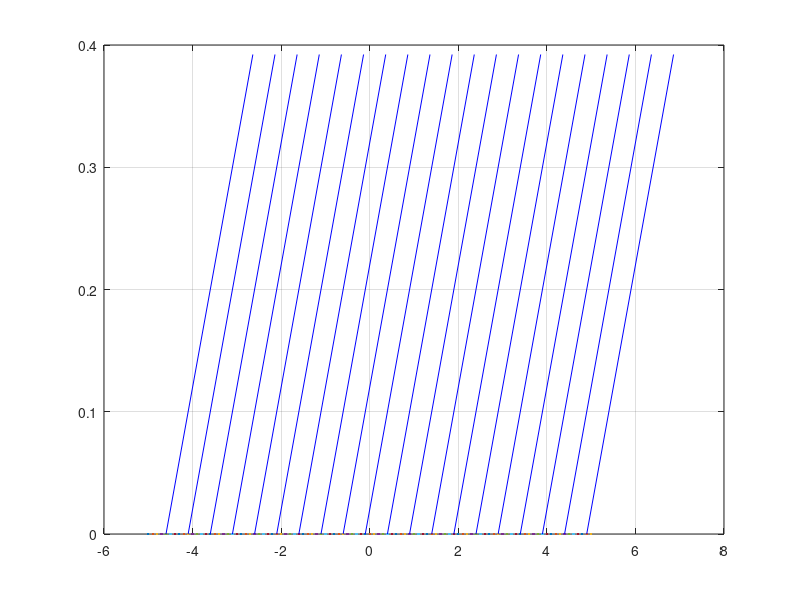
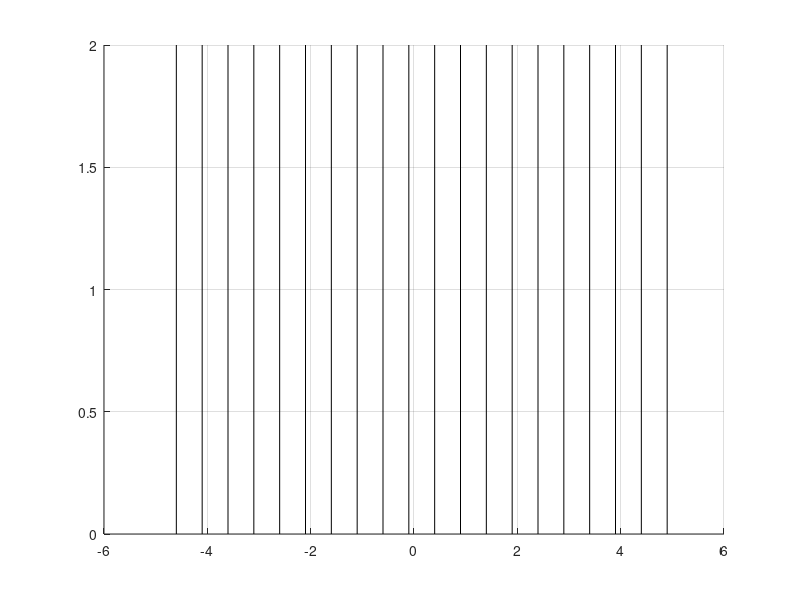

The MATLAB script that drew these images, in order:
clc;
clear all;
close all;
u=input('Enter co-eficient of polynomial = ');
%u=[0.5 0 0]
a=polyder(u);
NX=100;
x=-5:10/NX:5;
slopa(NX+1)=0;
slopu(NX+1)=0;
y(NX+1)=0;
for i=1:NX+1;
    if x(i)<-2
        y(i)=1;
    end
    if x(i)>=-2 && x(i)<1
        y(i)=0;
    end
    if x(i)>1
        y(i)=-1;
    end
    if(mod(i,NX/20)==0)
        for j=1:length(a)
            slopa(i)=slopa(i)+a(j)*y(i)^(length(u)-j);
        end
        for j=1:length(u)
            slopu(i)=slopu(i)+u(j)*y(i)^(length(u)-j);
        end
    end
end
u=y;
figure('Name','slope of u');
plot(x,0);
grid on;
for i=1:NX+1
    if(mod(i,NX/20)==0)
        utheta=atan(slopu(i));
        if utheta<0
            line([x(i) x(i)-2*cos(utheta+pi/2)],[0 2*sin(utheta+pi/2)],'Color','g');
        elseif utheta==0
            line([x(i) x(i)-2*cos(utheta+pi/2)],[0 2*sin(utheta+pi/2)],'Color','k');
        else
            line([x(i) x(i)-2*cos(utheta+pi/2)],[0 2*sin(utheta+pi/2)],'Color','b');
        end
    end
end

figure('Name','slope of a');
grid on;
for i=1:NX+1
    if(mod(i,NX/20)==0)
        atheta=atan(slopa(i));
        if atheta<0
            line([x(i) x(i)-2*cos(atheta+pi/2)],[0 2*sin(atheta+pi/2)],'Color','g');
        elseif atheta == 0
            line([x(i) x(i)-2*cos(atheta+pi/2)],[0 2*sin(atheta+pi/2)],'Color','k');
        else
            line([x(i) x(i)-2*cos(atheta+pi/2)],[0 2*sin(atheta+pi/2)],'Color','b');
        end
    end
end